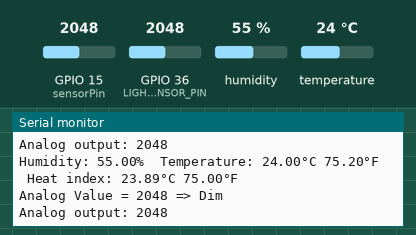
Bench run of a sketch on a simulated ESP32. On the bench: the last lines printed to the serial monitor. The test bench sets the inputs (shaded band); at power-on: GPIO 36 (LIGHT_SENSOR_PIN) = 2048, humidity 55 %, GPIO 15 (sensorPin) = 2048, temperature 24 °C.

Above: at 5.3 s.
5.4 s: GPIO 36 (LIGHT_SENSOR_PIN) set to 1960
At 8.1 s:
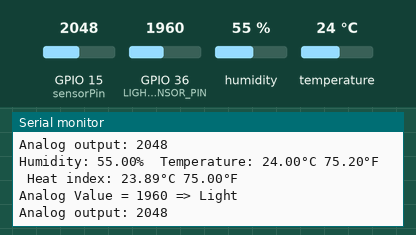
11.2 s: GPIO 36 (LIGHT_SENSOR_PIN) set to 760
At 12.8 s:
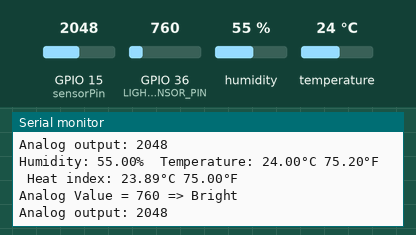
16.3 s: GPIO 36 (LIGHT_SENSOR_PIN) set to 3240
At 18.5 s:
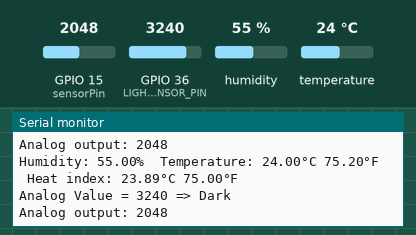
21.5 s: humidity set to 22 %
At 23.0 s:
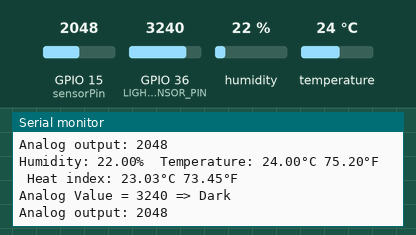
25.2 s: GPIO 15 (sensorPin) set to 1960
At 26.4 s:
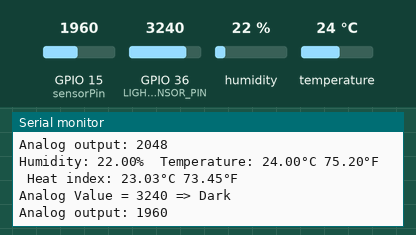
28.9 s: temperature set to 12 °C
At 30.9 s:
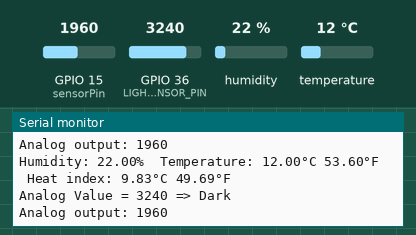
Timing chart, 0 to 32.4 s (numbered marks = the images above; inputs shaded):
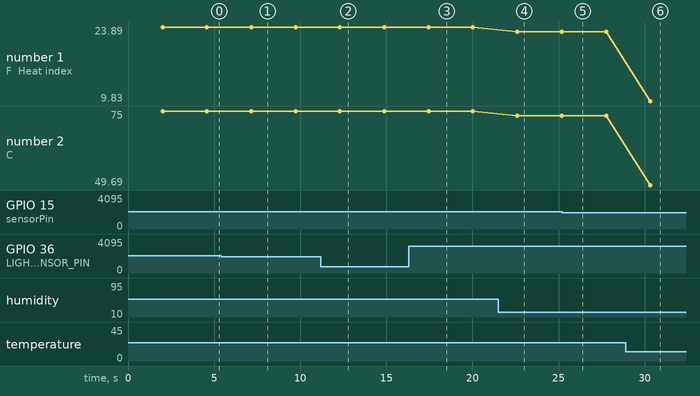

The sketch:

Humidity_Sensor_Light_Sensor.ino
```cpp
#include <Arduino.h>
#include <DHT.h>

#define DHTPIN 4     // Digital pin connected to the DHT sensor
// Feather HUZZAH ESP8266 note: use pins 3, 4, 5, 12, 13 or 14 --
// Pin 15 can work but DHT must be disconnected during program upload.

// Uncomment whatever type you're using!
//#define DHTTYPE DHT11   // DHT 11
#define DHTTYPE DHT22   // DHT 22  (AM2302), AM2321
#define LIGHT_SENSOR_PIN 36 // ESP32 pin GIOP36 (ADC0)
#define sensorPin 15
//#define DHTTYPE DHT21   // DHT 21 (AM2301)

// Connect pin 1 (on the left) of the sensor to +5V
// NOTE: If using a board with 3.3V logic like an Arduino Due connect pin 1
// to 3.3V instead of 5V!
// Connect pin 2 of the sensor to whatever your DHTPIN is
// Connect pin 4 (on the right) of the sensor to GROUND
// Connect a 10K resistor from pin 2 (data) to pin 1 (power) of the sensor

// Initialize DHT sensor.
// Note that older versions of this library took an optional third parameter to
// tweak the timings for faster processors.  This parameter is no longer needed
// as the current DHT reading algorithm adjusts itself to work on faster procs.
DHT dht(DHTPIN, DHTTYPE);

void setup() {
  Serial.begin(9600); //initialise serial monitor
  dht.begin();
}

void loop() {
  // Wait a few seconds between measurements.
  delay(2000);

  // Reading temperature or humidity takes about 250 milliseconds!
  // Sensor readings may also be up to 2 seconds 'old' (its a very slow sensor)
  float h = dht.readHumidity();
  // Read temperature as Celsius (the default)
  float t = dht.readTemperature();
  // Read temperature as Fahrenheit (isFahrenheit = true)
  float f = dht.readTemperature(true);

  // Check if any reads failed and exit early (to try again).
  if (isnan(h) || isnan(t) || isnan(f)) {
    Serial.println(F("Failed to read from DHT sensor!"));
    return;
  }

  // Compute heat index in Fahrenheit (the default)
  float hif = dht.computeHeatIndex(f, h);
  // Compute heat index in Celsius (isFahreheit = false)
  float hic = dht.computeHeatIndex(t, h, false);

  Serial.print(F("Humidity: "));
  Serial.print(h);
  Serial.print(F("%  Temperature: "));
  Serial.print(t);
  Serial.print(F("°C "));
  Serial.print(f);
  Serial.print(F("°F  Heat index: "));
  Serial.print(hic);
  Serial.print(F("°C "));
  Serial.print(hif);
  Serial.println(F("°F"));

    // reads the input on analog pin (value between 0 and 4095)
  int analogValue = analogRead(LIGHT_SENSOR_PIN);

  Serial.print("Analog Value = ");
  Serial.print(analogValue);   // the raw analog reading

  // We'll have a few threshholds, qualitatively determined
  if (analogValue < 40) {
    Serial.println(" => Very Bright");
  } else if (analogValue < 800) {
    Serial.println(" => Bright");
  } else if (analogValue < 2000) {
    Serial.println(" => Light");
  } else if (analogValue < 3200) {
    Serial.println(" => Dim");
  } else {
    Serial.println(" => Dark");
  }


  Serial.print("Analog output: ");

  Serial.println(readSensor());

  delay(500);

  // int temp=digitalRead(2);      //assign value of LDR sensor to a temporary variable
  // Serial.println("Intensity="); //print on serial monitor using ""
  // Serial.println(temp);         //display output on serial monitor
  // delay(300);
  // if(temp==HIGH)               //HIGH means,light got blocked
  //   digitalWrite(22,HIGH);        //if light is not present,LED on
  // else
  //   digitalWrite(22,LOW);         //if light is present,LED off
}


int readSensor() {

  int sensorValue = analogRead(sensorPin);  // Read the analog value from sensor

  // int outputValue = map(sensorValue, 0, 1023, 255, 0); // map the 10-bit data to 8-bit data

  return sensorValue;             // Return analog rain value

}
```

Measured:
- after the input at 5.4 s, the serial monitor: prints a new line after 1.8 s (image 1)
- after the input at 11.2 s, the serial monitor: prints a new line after 1.1 s (image 2)
- after the input at 16.3 s, the serial monitor: prints a new line after 1.2 s (image 3)
- after the input at 21.5 s, the serial monitor: prints a new line after 1.1 s (image 4)
- after the input at 25.2 s, the serial monitor: prints a new line at once (image 5)
- after the input at 28.9 s, the serial monitor: prints a new line after 1.4 s (image 6)
- plotted number 1: 23.89 → 23.03 after the input at 21.5 s, 23.03 → 9.83 after the input at 28.9 s
- plotted number 2: 75 → 73.45 after the input at 21.5 s, 73.45 → 49.69 after the input at 28.9 s
